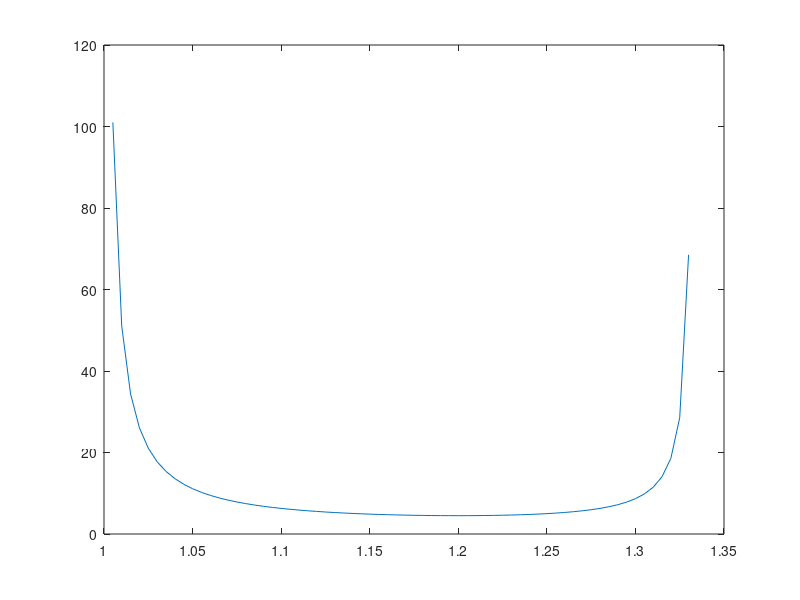

Source code (MATLAB):

% figure(1)
% hold on
% for o = 10:10
% 	N = 2^o;
% 	t = 1:3*N/4;
% % 	y = 2.*t.*sqrt(t).*sqrt(N-t)/N;
% 	y = 1./(2.*sqrt(t/N).*sqrt(1-t/N));
% 	plot(t,y)
% end

% N = 2^10;
% t = 1:N;
% y = 1./(2.*sqrt(t/N).*sqrt(1-t/N));
% % plot(t,y)
% 
% theta = asin(t/N);
% % m = 1;
% % p = 0.5 - sin(4*m*theta)./(4*m*sin(2*theta));
% figure(2)
% hold on
% p = zeros(1,size(t,2));
% lbd = 1;
% for mincpwr = 0:1:sqrt(N)/lbd
% 	minc = (lbd)^mincpwr;
% 	m = 1*minc;
% 	p1 = 0.5 - sin(4*m*theta)./(4*m*sin(2*theta));
% 	plot(t,p+(1-p).*p1)
% 	p = p+(1-p).*p1;
% end

% cs = 3*N./(2*sqrt((N-t).*t));
% plot(t,cs,'-.r')

% ylim()
% line([512 512],ylim())
% line(xlim(),[0.25 0.25])
% h2 = refline([1 0.25]);

% plot(t,p)
% hold on
% minc = (6/5)^32;
% m = m*minc;
% p1 = 0.5 - sin(4*m*theta)./(4*m*sin(2*theta));
% plot(t,p+(1-p).*p1)
% for ti = 1:N
% 	m = 1;
% 	p = 0.5 - sin(4*m(theta(ti))/(4*m*sin(2*theta(ti)));
% end

lmd = 1:0.005:4/3;
y = lmd.*(1./(2*lmd-2) + 1./(8-6*lmd));
plot(lmd,y)

